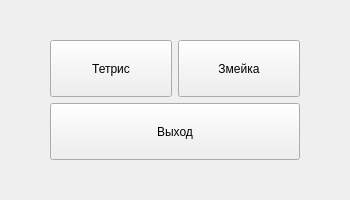
<?xml version="1.0" encoding="UTF-8"?>
<ui version="4.0">
 <class>MainWindow</class>
 <widget class="QMainWindow" name="MainWindow">
  <property name="geometry">
   <rect>
    <x>0</x>
    <y>0</y>
    <width>350</width>
    <height>200</height>
   </rect>
  </property>
  <property name="sizePolicy">
   <sizepolicy hsizetype="Fixed" vsizetype="Fixed">
    <horstretch>0</horstretch>
    <verstretch>0</verstretch>
   </sizepolicy>
  </property>
  <property name="windowTitle">
   <string>MainWindow</string>
  </property>
  <widget class="QWidget" name="centralwidget">
   <widget class="QWidget" name="widget" native="true">
    <property name="geometry">
     <rect>
      <x>50</x>
      <y>40</y>
      <width>250</width>
      <height>120</height>
     </rect>
    </property>
    <property name="sizePolicy">
     <sizepolicy hsizetype="Preferred" vsizetype="Preferred">
      <horstretch>0</horstretch>
      <verstretch>0</verstretch>
     </sizepolicy>
    </property>
    <property name="styleSheet">
     <string notr="true"/>
    </property>
    <layout class="QVBoxLayout" name="verticalLayout_2">
     <item>
      <layout class="QVBoxLayout" name="verticalLayout">
       <item>
        <layout class="QHBoxLayout" name="horizontalLayout">
         <item>
          <widget class="QPushButton" name="pushButton_tetris">
           <property name="sizePolicy">
            <sizepolicy hsizetype="Preferred" vsizetype="Preferred">
             <horstretch>0</horstretch>
             <verstretch>0</verstretch>
            </sizepolicy>
           </property>
           <property name="text">
            <string>Тетрис</string>
           </property>
          </widget>
         </item>
         <item>
          <widget class="QPushButton" name="pushButton_snake">
           <property name="sizePolicy">
            <sizepolicy hsizetype="Preferred" vsizetype="Preferred">
             <horstretch>0</horstretch>
             <verstretch>0</verstretch>
            </sizepolicy>
           </property>
           <property name="text">
            <string>Змейка</string>
           </property>
          </widget>
         </item>
        </layout>
       </item>
       <item>
        <widget class="QPushButton" name="pushButton_exit">
         <property name="sizePolicy">
          <sizepolicy hsizetype="Preferred" vsizetype="Preferred">
           <horstretch>0</horstretch>
           <verstretch>0</verstretch>
          </sizepolicy>
         </property>
         <property name="text">
          <string>Выход</string>
         </property>
        </widget>
       </item>
      </layout>
     </item>
    </layout>
   </widget>
  </widget>
 </widget>
 <resources/>
 <connections/>
</ui>
